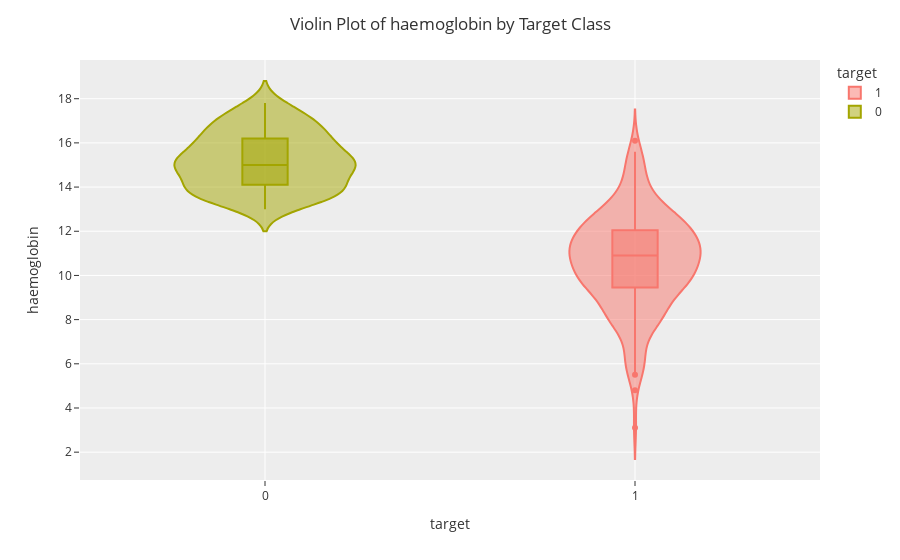

The notebook cell this image was saved under:
### Code cell
violin('haemoglobin')

### Figure 1 — Plotly figure (JSON) as saved in the notebook; plotly's stock layout.template omitted (floating-point values rounded to 4 significant figures; data arrays with more than 128 entries replaced by an {"elided": "..."} marker saying what was removed)
{"data": [{"alignmentgroup": "True", "box": {"visible": true}, "hovertemplate": "target=%{x}<br>haemoglobin=%{y}<extra></extra>", "legendgroup": "1", "marker": {"color": "#F8766D"}, "name": "1", "offsetgroup": "1", "orientation": "v", "scalegroup": "True", "showlegend": true, "type": "violin", "x": {"elided": "250 int values"}, "x0": " ", "xaxis": "x", "y": {"elided": "250 float values"}, "y0": " ", "yaxis": "y"}, {"alignmentgroup": "True", "box": {"visible": true}, "hovertemplate": "target=%{x}<br>haemoglobin=%{y}<extra></extra>", "legendgroup": "0", "marker": {"color": "#A3A500"}, "name": "0", "offsetgroup": "0", "orientation": "v", "scalegroup": "True", "showlegend": true, "type": "violin", "x": {"elided": "150 int values"}, "x0": " ", "xaxis": "x", "y": {"elided": "150 float values"}, "y0": " ", "yaxis": "y"}], "layout": {"legend": {"title": {"text": "target"}, "tracegroupgap": 0}, "margin": {"t": 60}, "title": {"text": "Violin Plot of haemoglobin by Target Class"}, "violinmode": "overlay", "xaxis": {"anchor": "y", "categoryarray": [1, 0], "categoryorder": "array", "domain": [0, 1], "title": {"text": "target"}}, "yaxis": {"anchor": "x", "domain": [0, 1], "title": {"text": "haemoglobin"}}}}
